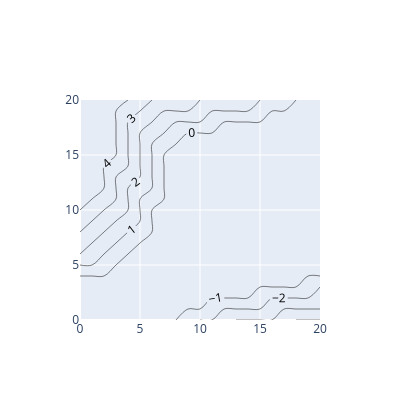
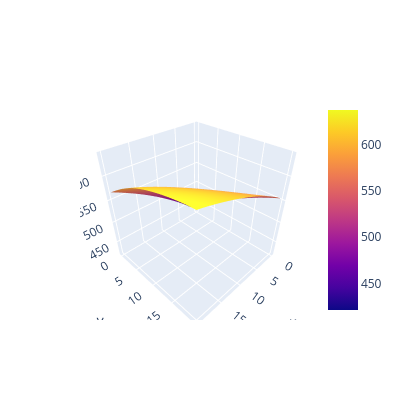

These figures' notebook cell, in order:
### Code cell
epsilonJCR = 0.001
policyInitJCR = maxMoves * np.ones(nStatesJCR, dtype=int)
vInitJCR = np.zeros(nStatesJCR)
vStarJCR, policyStarJCR = policyIter(modelJCR, epsilonJCR, gammaJCR, policyInitJCR, vInitJCR)
plotPolicyJCR(policyStarJCR)
plotValueJCR(vStarJCR)

### Figure 1 — Plotly figure (JSON) as saved in the notebook; plotly's stock layout.template omitted (floating-point values rounded to 4 significant figures; data arrays with more than 128 entries replaced by an {"elided": "..."} marker saying what was removed)
{"data": [{"contours": {"coloring": "none", "end": 5, "showlabels": true, "size": 1, "start": -5}, "line": {"color": "black"}, "type": "contour", "x": [0, 1, 2, 3, 4, 5, 6, 7, 8, 9, 10, 11, 12, 13, 14, 15, 16, 17, 18, 19, 20], "y": [0, 1, 2, 3, 4, 5, 6, 7, 8, 9, 10, 11, 12, 13, 14, 15, 16, 17, 18, 19, 20], "z": {"elided": "21x21 int values"}}], "layout": {"height": 400, "width": 400}}

### Figure 2 — Plotly figure (JSON) as saved in the notebook; plotly's stock layout.template omitted (floating-point values rounded to 4 significant figures; data arrays with more than 128 entries replaced by an {"elided": "..."} marker saying what was removed)
{"data": [{"type": "surface", "x": [0, 1, 2, 3, 4, 5, 6, 7, 8, 9, 10, 11, 12, 13, 14, 15, 16, 17, 18, 19, 20], "y": [0, 1, 2, 3, 4, 5, 6, 7, 8, 9, 10, 11, 12, 13, 14, 15, 16, 17, 18, 19, 20], "z": {"elided": "21x21 float values"}}], "layout": {"height": 400, "width": 400}}
